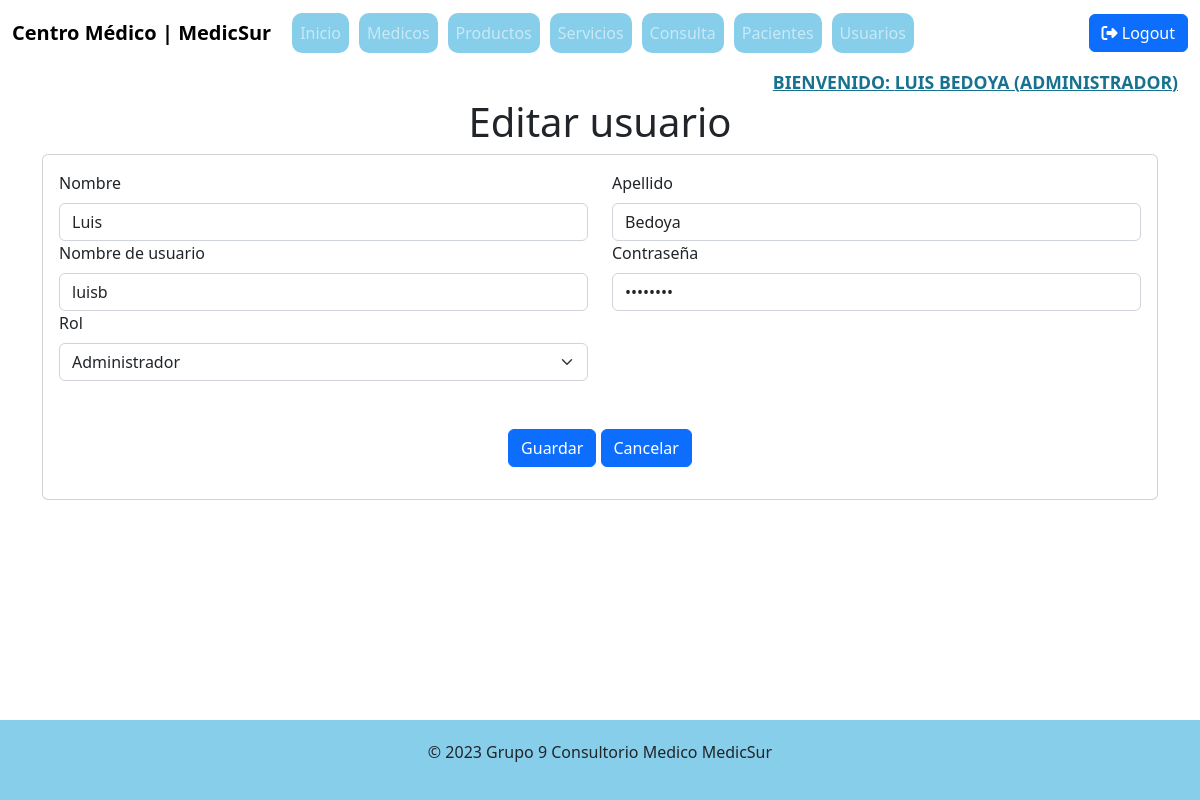
The page /index.php?c=usuario&f=view_edit&id=1 (signed in) on the database its author committed.
### tables this page shows
CREATE TABLE `usuario` (
  `idUsuario` int(4) NOT NULL,
  `nombre` varchar(20) NOT NULL,
  `apellido` varchar(20) NOT NULL,
  `nombreUsuario` varchar(20) NOT NULL,
  `password` varchar(20) NOT NULL,
  `nombreRol` varchar(20) NOT NULL
);

### controller/UsuarioController.php (called while the page is built, shortened)
<?php
require_once 'model/dao/UsuarioDAO.php';
class UsuarioController
{
    private $model;
    public function __construct()
    {
        $this->model = new UsuarioDAO();
    }
    public function view_edit(){
        $id = $_REQUEST['id'];
        $user = $this->model->selectOne($id);
        require_once V_USUARIOS .'usuarios.edit.php';
    }
}

### index.php (called while the page is built, shortened)
<?php
    $front = new FrontController();
    $front->ruteo();
?>

### config/Conexion.php (called while the page is built, shortened)
<?php
class Conexion{
    public static function getConexion(){
        $con = 'mysql:host=localhost;port=3306;dbname=' . DBNAME;
        $conexion = null;
        try{
            $conexion = new PDO($con, DBUSER,DBPASSWORD);
            $conexion -> setAttribute(PDO::ATTR_ERRMODE, PDO::ERRMODE_EXCEPTION);
        } catch(Exception $ex){
            echo $ex;
            die("Error " . $ex->getMessage());
        }
        return $conexion;
    }
}
?>

### model/dao/UsuarioDAO.php (called while the page is built, shortened)
<?php
require_once 'config/conexion.php';
class UsuarioDAO
{
    private $con;
    public function __construct()
    {
        $this->con = Conexion::getConexion();
    }
    public function selectOne($id){
        $sql = "SELECT * FROM usuario where idUsuario=:id";
        $stmt = $this -> con -> prepare($sql);
        $data = ['id' => $id];
        $stmt -> execute($data);
        $usuario = $stmt->fetch(PDO::FETCH_ASSOC);
        return $usuario;
    }
}

### view/usuarios/usuarios.edit.php (the view, shortened to what this page needs)
<div class="container">
    <div class="card">
        <div class="card-body">
            <form action="index.php?c=usuario&f=edit" method="POST">
                <div class="row">
                    <div class="col-lg-6">
                        <label for="nombre" class="mb-2">Nombre</label>
                        <input type="text" class="form-control" name="nombre" id="nombre" value="<?php echo $user['nombre'] ?>">
                    </div>
                    <div class="col-lg-6">
                        <label for="apellido" class="mb-2">Apellido</label>
                        <input type="text" class="form-control" name="apellido" id="apellido" value="<?php echo $user['apellido'] ?>">
                    </div>
                    <div class="col-lg-6">
                        <label for="nombreUsuario" class="mb-2">Nombre de usuario</label>
                        <input type="text" class="form-control" name="nombreUsuario" id="nombreUsuario" value="<?php echo $user['nombreUsuario'] ?>">
                    </div>
                    <div class="col-lg-6">
                        <label for="contra" class="mb-2">Contraseña</label>
                        <input type="password" class="form-control" name="contra" id="contra" value="<?php echo $user['password'] ?>">
                    </div>
                    <div class="col-lg-6">
                        <label for="rol" class="mb-2">Rol</label>
                        <select name="rol" id="rol" class="form-select">
                            <option value="Administrador" <?php echo(($user['nombreRol'])=='Administrador')? "selected=''":"";  ?> >Administrador</option>
                        </select>
                    </div>
                    <div class="text-center mt-5">
                        <button type="submit" class="btn btn-primary">Guardar</button>
                        <a href="index.php?c=usuario&f=index" class="btn btn-primary">Cancelar</a>
                    </div>
                </div>
            </form>
        </div>
    </div>
</div>
<!DOCTYPE html>
<html lang="en">
    <html meta="utf-8">
        <head>
        </head>
</html>

### rows shown on the page
usuario: nombre "Luis", apellido "Bedoya", nombreUsuario "luisb", rol "Administrador"

### other values the page prints
$nombre "LUIS"
$apellido "BEDOYA"
$rol "ADMINISTRADOR"
$titulo "Editar usuario"
